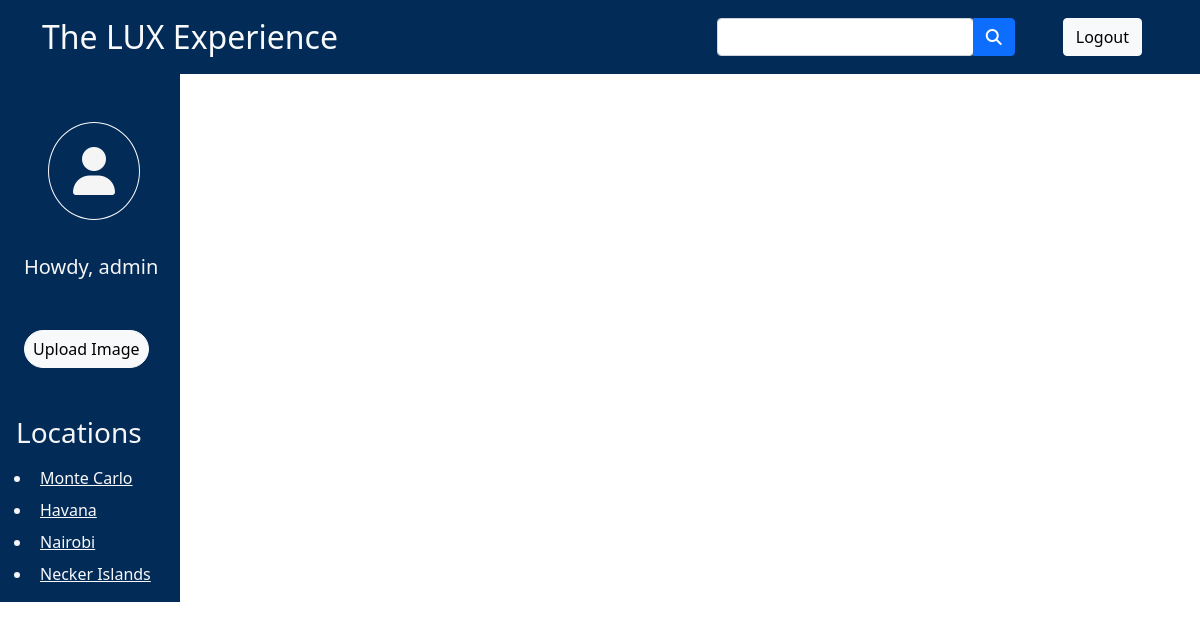
The app's page / (signed in) with its own data.
### gallery/models.py (models this page shows, shortened)
class Location(models.Model):
    photo_location = models.CharField(max_length=100)

### gallery/views.py (the view)
# urls.py: path('', index, name='index'),
@login_required(login_url='login')
def index(request):
    try:
        images = Photo.objects.all()
        locations = Location.objects.all()
        context = {'photos': images, 'locations': locations}
        return render(request, 'index.html', context)
    except:
        messages.error(request, 'An Error occurred while Fetching Images')
    return render(request, 'index.html')

### gallery/templates/index.html (shortened to what this page needs)
{% extends 'base.html' %} {% block content %}
<div>
	<div class="row">
		<div class="col-12 col-md-3 col-lg-2">{% include 'sidebar.html' %}</div>
		<div class="col-12 col-md-9 col-lg-10">
			<div class="container-fluid pt-3">
				<div class="d-flex justify-content-around flex-wrap">
				</div>
			</div>
		</div>
	</div>
</div>
{% endblock %}

### gallery/templates/sidebar.html
<div style="min-height: 100%; color: whitesmoke; background-color: #022b57">
	<div class="py-4 px-5">
		<i class="fa-solid fa-user display-5 mt-4 border border-light px-4 py-4 rounded-circle"></i>
	</div>
	<p class="mt-2 mb-5 ps-4 fs-5">Howdy, {{request.user.username}}</p>
	<div class="px-4 mb-5">
		<a href="{% url 'upload' %}" class="btn btn-light rounded-pill px-2">
			Upload Image
		</a>
	</div>
	<div class="my-3">
		<h3 class="px-3 mb-3">Locations</h3>
		<ul>
			{% for location in locations %}
				<li class="mb-2"><a class="text-light p-2" href="#"> {{location.photo_location}} </a></li>
			{% endfor %}
		</ul>
	</div>
</div>

### records on screen
Location: photo_location "Monte Carlo"
Location: photo_location "Havana"
Location: photo_location "Nairobi"
Location: photo_location "Necker Islands"

### other values on screen
{{ request.user.username }} "admin"
